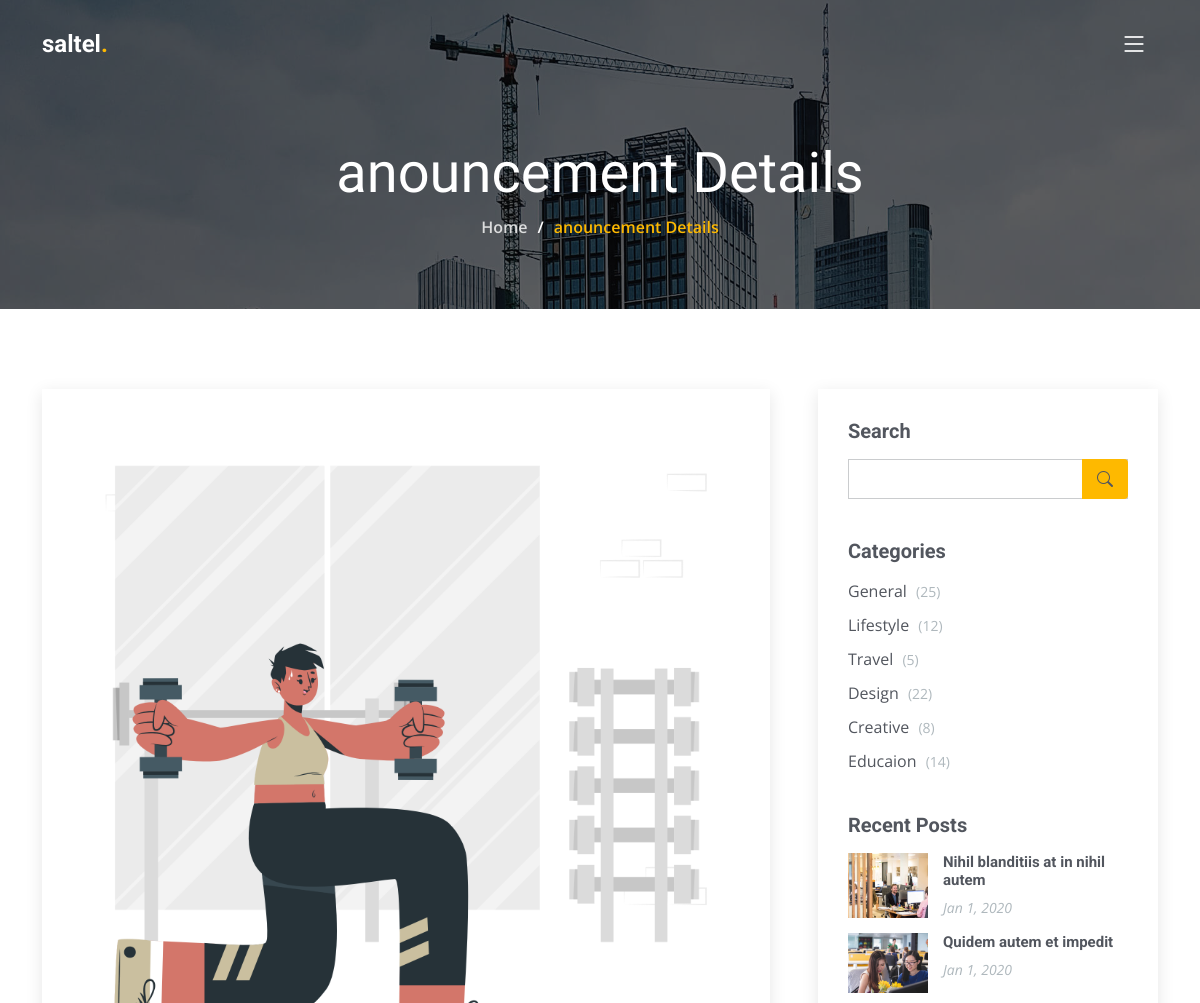
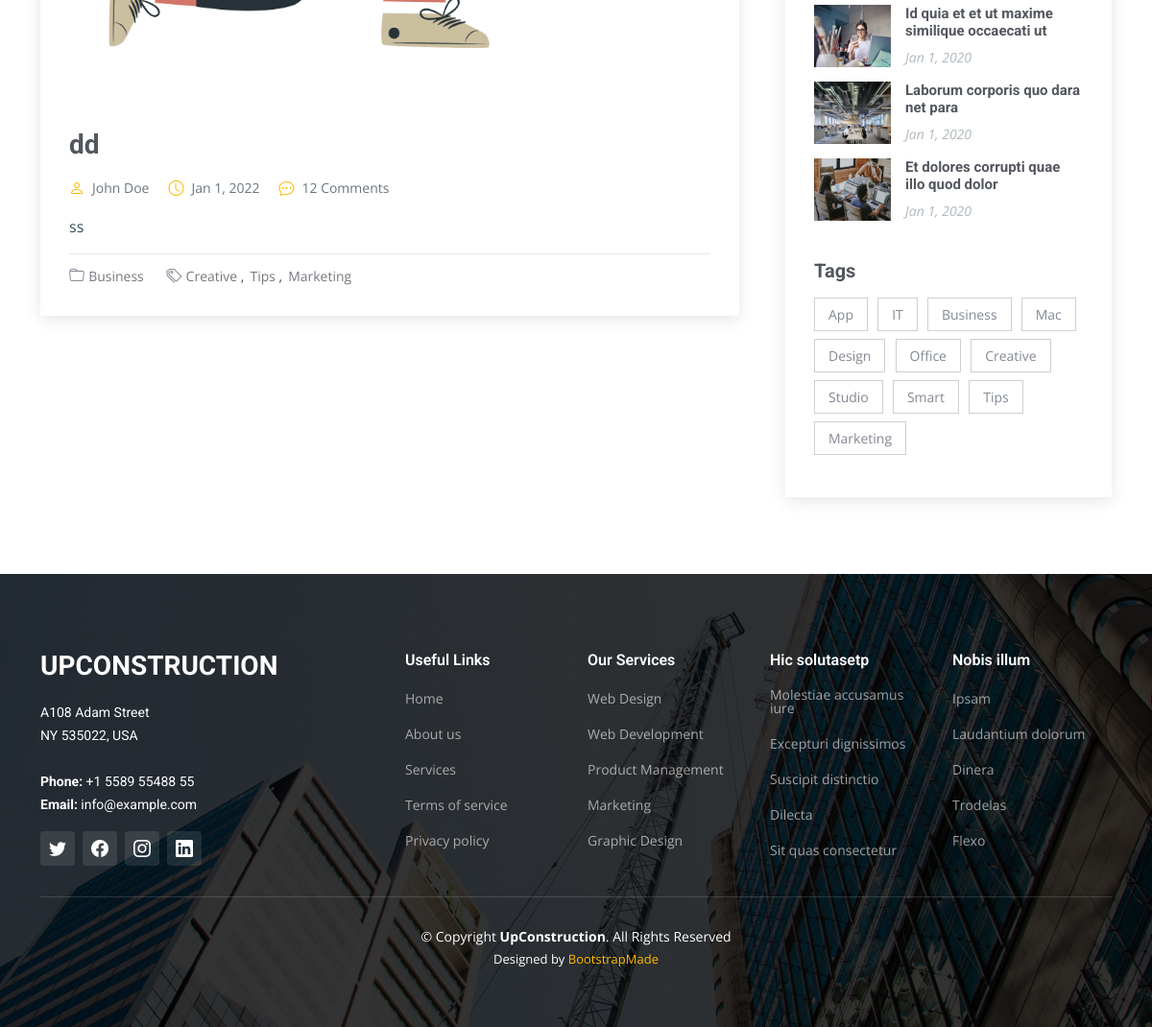
Screenshot of /users/blog-details.php?id=2 with the database file from the repository (2 pictures, top to bottom).
### tables this page shows
CREATE TABLE `announcements` (
  `id` int(11) NOT NULL,
  `title` varchar(30) NOT NULL,
  `description` varchar(200) NOT NULL,
  `image` varchar(200) NOT NULL,
  `cid` int(11) NOT NULL
);

### users/blog-details.php (the view, shortened to what this page needs)
<?php
$id=$_GET['id'];
include ("connection.php");
                $result = mysqli_query($connection, "SELECT announcements.title,description,image,category.title FROM announcements,category where announcements.cid=category.id and announcements.id=$id");
                while ($row = mysqli_fetch_array($result)) {
                  $title= $row["0"];
                  $description= $row["1"];
                  $image= $row["image"];
                }
                ?>
<!DOCTYPE html>
<html lang="en">
<head>
  <link href="assets/vendor/bootstrap/css/bootstrap.min.css" rel="stylesheet">
  <link href="assets/vendor/bootstrap-icons/bootstrap-icons.css" rel="stylesheet">
  <link href="assets/vendor/fontawesome-free/css/all.min.css" rel="stylesheet">
  <link href="assets/vendor/aos/aos.css" rel="stylesheet">
  <link href="assets/vendor/glightbox/css/glightbox.min.css" rel="stylesheet">
  <link href="assets/vendor/swiper/swiper-bundle.min.css" rel="stylesheet">
  <link href="assets/css/main.css" rel="stylesheet">
</head>
<body>
  <header id="header" class="header d-flex align-items-center">
    <div class="container-fluid container-xl d-flex align-items-center justify-content-between">
      <a href="index.html" class="logo d-flex align-items-center">
        <h1>saltel<span>.</span></h1>
      </a>
      <i class="mobile-nav-toggle mobile-nav-show bi bi-list"></i>
    </div>
  </header>
  <main id="main">
    <div class="breadcrumbs d-flex align-items-center" style="background-image: url('assets/img/breadcrumbs-bg.jpg');">
      <div class="container position-relative d-flex flex-column align-items-center" data-aos="fade">
        <h2>anouncement Details</h2>
        <ol>
          <li><a href="index.html">Home</a></li>
          <li>anouncement Details</li>
        </ol>
      </div>
    </div>
    <section id="blog" class="blog">
      <div class="container" data-aos="fade-up" data-aos-delay="100">
        <div class="row g-5">
          <div class="col-lg-8">
            <article class="blog-details">
              <div class="post-img">
                <img src="../Dashboard/<?php echo $image; ?>" alt="" class="img-fluid">
              </div>
              <h2 class="title">               <?php echo $title; ?></h2>
              <div class="meta-top">
                <ul>
                  <li class="d-flex align-items-center"><i class="bi bi-person"></i> <a href="blog-details.html">John Doe</a></li>
                  <li class="d-flex align-items-center"><i class="bi bi-clock"></i> <a href="blog-details.html"><time datetime="2020-01-01">Jan 1, 2022</time></a></li>
                  <li class="d-flex align-items-center"><i class="bi bi-chat-dots"></i> <a href="blog-details.html">12 Comments</a></li>
                </ul>
              </div>
              <div class="content">
                <p>
               <?php echo $description; ?>
                </p>
              </div>
              <div class="meta-bottom">
                <i class="bi bi-folder"></i>
                <ul class="cats">
                  <li><a href="#">Business</a></li>
                </ul>
                <i class="bi bi-tags"></i>
                <ul class="tags">
                  <li><a href="#">Creative</a></li>
                  <li><a href="#">Tips</a></li>
                  <li><a href="#">Marketing</a></li>
                </ul>
              </div>
            </article>
          </div>
          <div class="col-lg-4">
            <div class="sidebar">
              <div class="sidebar-item search-form">
                <h3 class="sidebar-title">Search</h3>
                <form action="" class="mt-3">
                  <input type="text">
                  <button type="submit"><i class="bi bi-search"></i></button>
                </form>
              </div>
              <div class="sidebar-item categories">
                <h3 class="sidebar-title">Categories</h3>
                <ul class="mt-3">
                  <li><a href="#">General <span>(25)</span></a></li>
                  <li><a href="#">Lifestyle <span>(12)</span></a></li>
                  <li><a href="#">Travel <span>(5)</span></a></li>
                  <li><a href="#">Design <span>(22)</span></a></li>
                  <li><a href="#">Creative <span>(8)</span></a></li>
                  <li><a href="#">Educaion <span>(14)</span></a></li>
                </ul>
              </div>
              <div class="sidebar-item recent-posts">
                <h3 class="sidebar-title">Recent Posts</h3>
                <div class="mt-3">
                  <div class="post-item mt-3">
                    <img src="assets/img/blog/blog-recent-1.jpg" alt="">
                    <div>
                      <h4><a href="blog-details.html">Nihil blanditiis at in nihil autem</a></h4>
                      <time datetime="2020-01-01">Jan 1, 2020</time>
                    </div>
                  </div>
                  <div class="post-item">
                    <img src="assets/img/blog/blog-recent-2.jpg" alt="">
                    <div>
                      <h4><a href="blog-details.html">Quidem autem et impedit</a></h4>
                      <time datetime="2020-01-01">Jan 1, 2020</time>
                    </div>
                  </div>
                  <div class="post-item">
                    <img src="assets/img/blog/blog-recent-3.jpg" alt="">
                    <div>
                      <h4><a href="blog-details.html">Id quia et et ut maxime similique occaecati ut</a></h4>
                      <time datetime="2020-01-01">Jan 1, 2020</time>
                    </div>
                  </div>
                  <div class="post-item">
                    <img src="assets/img/blog/blog-recent-4.jpg" alt="">
                    <div>
                      <h4><a href="blog-details.html">Laborum corporis quo dara net para</a></h4>
                      <time datetime="2020-01-01">Jan 1, 2020</time>
                    </div>
                  </div>
                  <div class="post-item">
                    <img src="assets/img/blog/blog-recent-5.jpg" alt="">
                    <div>
                      <h4><a href="blog-details.html">Et dolores corrupti quae illo quod dolor</a></h4>
                      <time datetime="2020-01-01">Jan 1, 2020</time>
                    </div>
                  </div>
                </div>
              </div>
              <div class="sidebar-item tags">
                <h3 class="sidebar-title">Tags</h3>
                <ul class="mt-3">
                  <li><a href="#">App</a></li>
                  <li><a href="#">IT</a></li>
                  <li><a href="#">Business</a></li>
                  <li><a href="#">Mac</a></li>
                  <li><a href="#">Design</a></li>
                  <li><a href="#">Office</a></li>
                  <li><a href="#">Creative</a></li>
                  <li><a href="#">Studio</a></li>
                  <li><a href="#">Smart</a></li>
                  <li><a href="#">Tips</a></li>
                  <li><a href="#">Marketing</a></li>
                </ul>
              </div>
            </div>
          </div>
        </div>
      </div>
    </section>
  </main>
  <footer id="footer" class="footer">
    <div class="footer-content position-relative">
      <div class="container">
        <div class="row">
          <div class="col-lg-4 col-md-6">
            <div class="footer-info">
              <h3>UpConstruction</h3>
              <p>
                A108 Adam Street <br>
                NY 535022, USA<br><br>
                <strong>Phone:</strong> +1 5589 55488 55<br>
                <strong>Email:</strong> info@example.com<br>
              </p>
              <div class="social-links d-flex mt-3">
                <a href="#" class="d-flex align-items-center justify-content-center"><i class="bi bi-twitter"></i></a>
                <a href="#" class="d-flex align-items-center justify-content-center"><i class="bi bi-facebook"></i></a>
                <a href="#" class="d-flex align-items-center justify-content-center"><i class="bi bi-instagram"></i></a>
                <a href="#" class="d-flex align-items-center justify-content-center"><i class="bi bi-linkedin"></i></a>
              </div>
            </div>
          </div>
          <div class="col-lg-2 col-md-3 footer-links">
            <h4>Useful Links</h4>
            <ul>
              <li><a href="#">Home</a></li>
              <li><a href="#">About us</a></li>
              <li><a href="#">Services</a></li>
              <li><a href="#">Terms of service</a></li>
              <li><a href="#">Privacy policy</a></li>
            </ul>
          </div>
          <div class="col-lg-2 col-md-3 footer-links">
            <h4>Our Services</h4>
            <ul>
              <li><a href="#">Web Design</a></li>
              <li><a href="#">Web Development</a></li>
              <li><a href="#">Product Management</a></li>
              <li><a href="#">Marketing</a></li>
              <li><a href="#">Graphic Design</a></li>
            </ul>
          </div>
          <div class="col-lg-2 col-md-3 footer-links">
            <h4>Hic solutasetp</h4>
            <ul>
              <li><a href="#">Molestiae accusamus iure</a></li>
              <li><a href="#">Excepturi dignissimos</a></li>
              <li><a href="#">Suscipit distinctio</a></li>
              <li><a href="#">Dilecta</a></li>
              <li><a href="#">Sit quas consectetur</a></li>
            </ul>
          </div>
          <div class="col-lg-2 col-md-3 footer-links">
            <h4>Nobis illum</h4>
            <ul>
              <li><a href="#">Ipsam</a></li>
              <li><a href="#">Laudantium dolorum</a></li>
              <li><a href="#">Dinera</a></li>
              <li><a href="#">Trodelas</a></li>
              <li><a href="#">Flexo</a></li>
            </ul>
          </div>
        </div>
      </div>
    </div>
    <div class="footer-legal text-center position-relative">
      <div class="container">
        <div class="copyright">
          &copy; Copyright <strong><span>UpConstruction</span></strong>. All Rights Reserved
        </div>
        <div class="credits">
          Designed by <a href="https://bootstrapmade.com/">BootstrapMade</a>
        </div>
      </div>
    </div>
  </footer>
</body>
</html>

### rows the page displays
announcements: image (picture), title "dd", description "ss"
